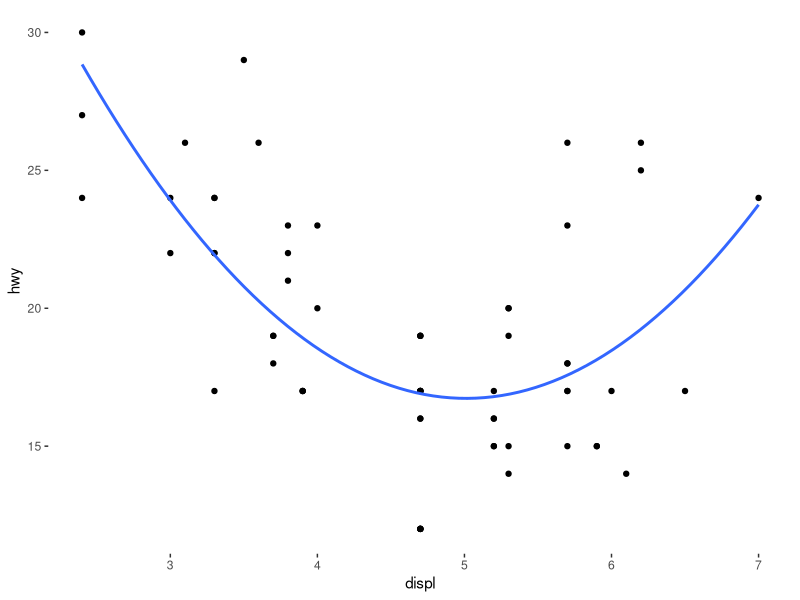
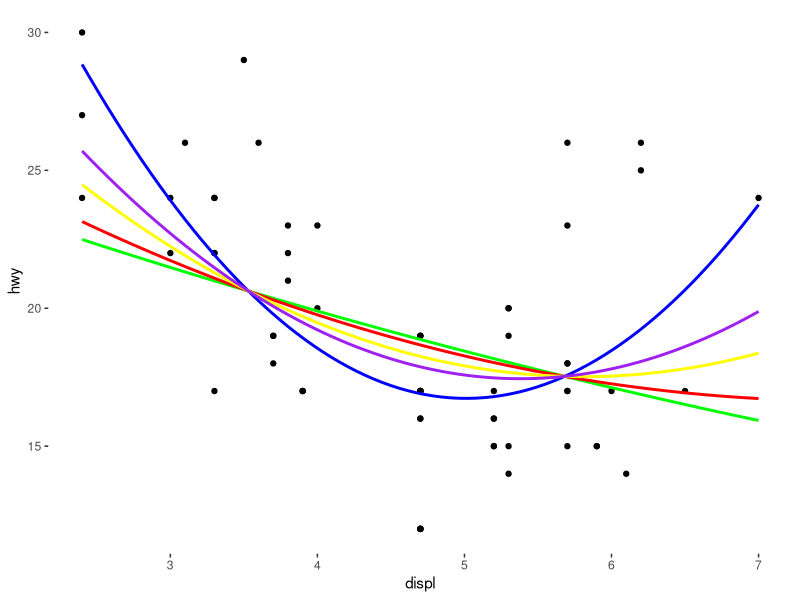
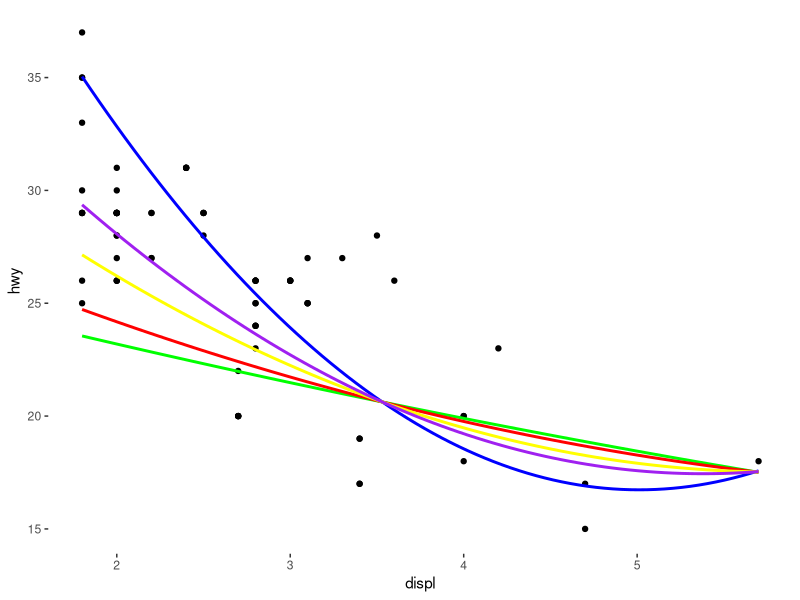

The R source for these figures, in order:
## ---- chunk 1
knitr::opts_chunk$set(echo = FALSE)
## ---- chunk 2

library(tidyverse)
library(stringr)
library(lubridate)
library(kableExtra)

## ---- chunk 3

rmse <- function(error)
{
  sqrt(mean(error^2))
}

# get some data

dfMPG <- mpg 

# lets say we sample data at 2 different times 
# and different manufacturers are available at different times

dfSample1 = filter(dfMPG, manufacturer %in% c("chevrolet", "dodge", "jeep"))
dfSample1 = select(dfSample1, manufacturer, hwy, displ)
dfSample2 = filter(dfMPG, manufacturer %in% c("volkswagen", "toyota", "audi") & fl != 'd' & (displ < 5 | hwy <35))
dfSample2 = select(dfSample2, manufacturer, hwy, displ)

## ---- chunk 4

ModMatrix = model.matrix(hwy ~  displ + I(displ^2), data = dfSample1)
vY  = dfSample1$hwy

# solve for Betas
mBeta = as.numeric(solve(t(ModMatrix) %*% ModMatrix) %*% (t(ModMatrix) %*% vY))

# error estimated from training data 
dfSample1$yhat1 = t(as.numeric(mBeta)%*%t(ModMatrix))
rmse(dfSample1$yhat1 - dfSample1$hwy)

## ---- chunk 5

p = ggplot(data = dfSample1, aes(x = displ, y = hwy)) +   
  geom_point() +
  geom_smooth(aes(y = yhat1)) +
  theme(
    panel.background = element_rect(fill = "white") 
  )
p
## ---- chunk 6

n = ncol(ModMatrix)
d = diag(1,n,n)
d[1,1] = 0 # set the intercept term

vBetaReg1 = as.numeric(solve(t(ModMatrix) %*% ModMatrix + (10 * d)) %*% (t(ModMatrix) %*% vY))
vBetaReg2 = as.numeric(solve(t(ModMatrix) %*% ModMatrix + (5 * d)) %*% (t(ModMatrix) %*% vY))
vBetaReg3 = as.numeric(solve(t(ModMatrix) %*% ModMatrix + (2 * d)) %*% (t(ModMatrix) %*% vY))
vBetaReg4 = as.numeric(solve(t(ModMatrix) %*% ModMatrix + (1 * d)) %*% (t(ModMatrix) %*% vY))


p = ggplot(data = dfSample1, aes(x = displ, y = hwy)) +   
  geom_point() +
  geom_smooth(aes(y = t(as.numeric(mBeta)%*%t(ModMatrix))), color = "blue") +
  geom_smooth(aes(y = t(as.numeric(vBetaReg1)%*%t(ModMatrix))), color = "green") +
  geom_smooth(aes(y = t(as.numeric(vBetaReg2)%*%t(ModMatrix))), color = "red") +
  geom_smooth(aes(y = t(as.numeric(vBetaReg3)%*%t(ModMatrix))), color = "yellow") +
  geom_smooth(aes(y = t(as.numeric(vBetaReg4)%*%t(ModMatrix))), color = "purple") +
  theme(
    panel.background = element_rect(fill = "white")
    
  )
p


## ---- chunk 7

ModMatrix2 = model.matrix(hwy ~  displ + I(displ^2), data = dfSample2)

p = ggplot(data = dfSample2, aes(x = displ, y = hwy)) +   
  geom_point() +
  geom_smooth(aes(y = t(as.numeric(mBeta)%*%t(ModMatrix2))), color = "blue") +
  geom_smooth(aes(y = t(as.numeric(vBetaReg1)%*%t(ModMatrix2))), color = "green") +
  geom_smooth(aes(y = t(as.numeric(vBetaReg2)%*%t(ModMatrix2))), color = "red") +
  geom_smooth(aes(y = t(as.numeric(vBetaReg3)%*%t(ModMatrix2))), color = "yellow") +
  geom_smooth(aes(y = t(as.numeric(vBetaReg4)%*%t(ModMatrix2))), color = "purple") +
  theme(
    panel.background = element_rect(fill = "white") # I do this so it's easier to see in  class
  )
p


## ---- chunk 8

rmse(t(as.numeric(mBeta)%*%t(ModMatrix2)) - dfSample2$hwy)
rmse(t(as.numeric(vBetaReg1)%*%t(ModMatrix2)) - dfSample2$hwy)
rmse(t(as.numeric(vBetaReg2)%*%t(ModMatrix2)) - dfSample2$hwy)
rmse(t(as.numeric(vBetaReg3)%*%t(ModMatrix2)) - dfSample2$hwy)
rmse(t(as.numeric(vBetaReg4)%*%t(ModMatrix2)) - dfSample2$hwy)
